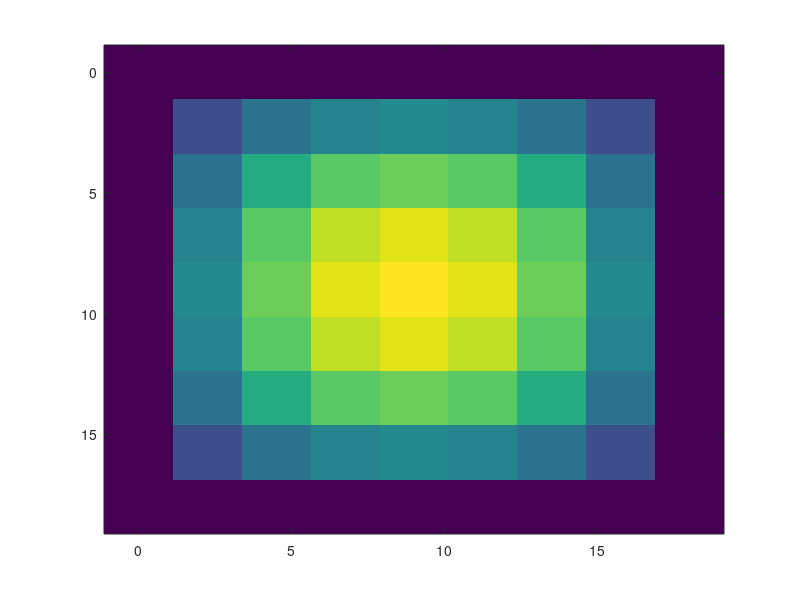
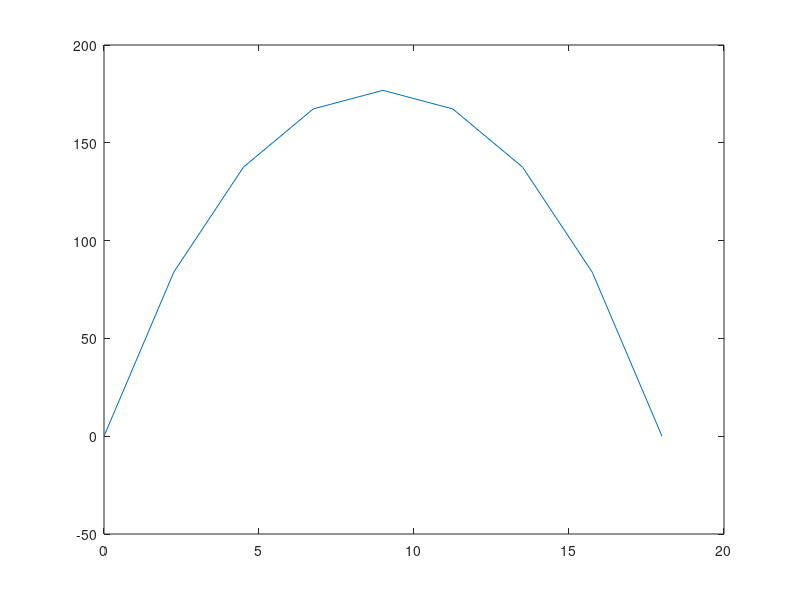
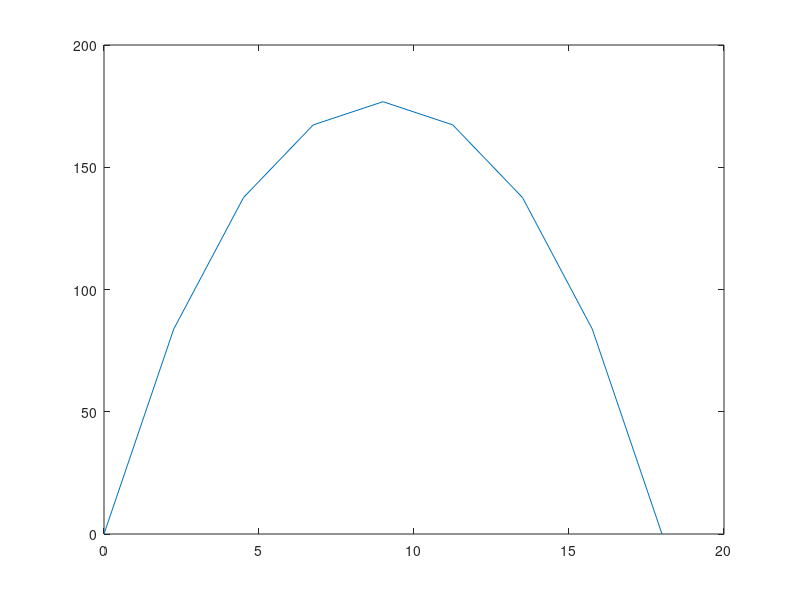

Recreate these plots in MATLAB, in order.
close all

v_full = zeros(35,35);

sz = 9;

%velocity field
v = zeros(sz,sz);

h = 18;
l = 18;

%y and z axes
y = linspace(0,h,sz);
z = linspace(0,l,sz);



%pressure gradient as given by the infinite plate poiseuille flow
%150 is linear blood velocity
% blood viscosity : 3 cP -> 0.03 P -> 0.1 Pa s = 1 P -> 0.003 Pa s
% vessel width = 10 µm
G = 2*150*8*0.003/18/18;

for i=1:sz
  for j=1:sz
    %first term
    v(i,j) = G/(2*0.003)*(y(i)*(h-y(i)));

    for n=1:100
        beta = (2*n-1)*pi/h;
       v(i,j) = v(i,j) - (4*G*h^2)/(0.003*pi^3)*1/((2*n-1)^3)*((sinh(beta*z(j))+ sinh(beta*(l-z(j))))/(sinh(beta*l)))*sin(beta*y(i));
    endfor
  endfor
endfor

figure
imagesc(y,z,v);

figure
plot(y,v(:,round(sz/2)))

figure
plot(z,v(round(sz/2),:))


v_full(4:12,4:12) = v;
v_full(v_full<0)=0;
v_full = vec(v_full);

filename = "velocity_field";
fid = fopen (filename, "w");
fwrite(fid,v_full,"double")
fclose(fid);
%save("velocity_field","v_full","-ascii");

